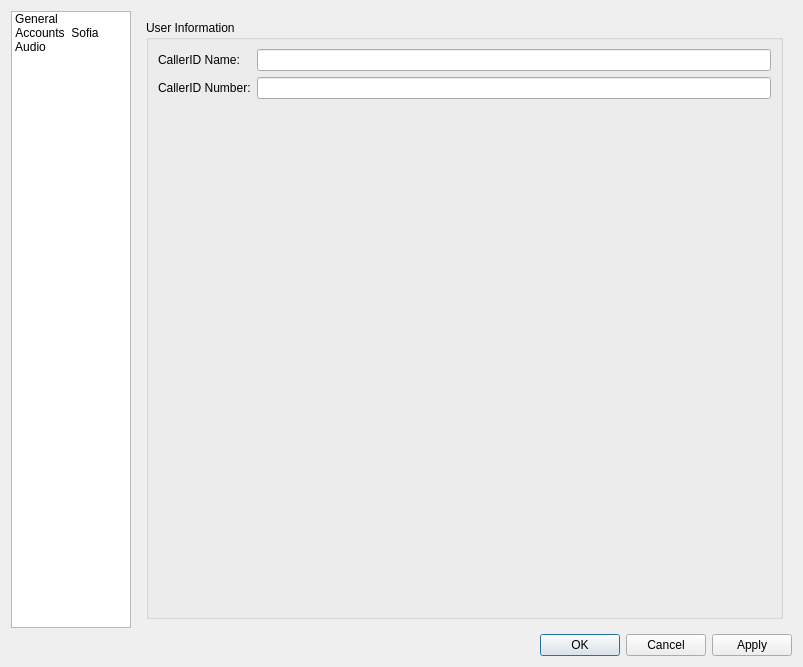
<?xml version="1.0" encoding="UTF-8"?>
<ui version="4.0">
 <class>PrefDialog</class>
 <widget class="QDialog" name="PrefDialog">
  <property name="geometry">
   <rect>
    <x>0</x>
    <y>0</y>
    <width>803</width>
    <height>667</height>
   </rect>
  </property>
  <property name="windowTitle">
   <string>Preferences</string>
  </property>
  <layout class="QVBoxLayout" name="verticalLayout_8">
   <item>
    <layout class="QHBoxLayout" name="horizontalLayout_7">
     <item>
      <widget class="QListWidget" name="listSections">
       <property name="minimumSize">
        <size>
         <width>120</width>
         <height>0</height>
        </size>
       </property>
       <property name="maximumSize">
        <size>
         <width>120</width>
         <height>16777215</height>
        </size>
       </property>
       <property name="showDropIndicator" stdset="0">
        <bool>false</bool>
       </property>
       <property name="dragDropMode">
        <enum>QAbstractItemView::NoDragDrop</enum>
       </property>
       <property name="iconSize">
        <size>
         <width>96</width>
         <height>84</height>
        </size>
       </property>
       <property name="movement">
        <enum>QListView::Static</enum>
       </property>
       <property name="flow">
        <enum>QListView::LeftToRight</enum>
       </property>
       <property name="isWrapping" stdset="0">
        <bool>true</bool>
       </property>
       <property name="spacing">
        <number>12</number>
       </property>
       <property name="viewMode">
        <enum>QListView::IconMode</enum>
       </property>
       <item>
        <property name="text">
         <string>General</string>
        </property>
        <property name="icon">
         <iconset resource="../resources.qrc">
          <normaloff>:/images/pref_general.jpg</normaloff>:/images/pref_general.jpg</iconset>
        </property>
       </item>
       <item>
        <property name="text">
         <string>Accounts</string>
        </property>
        <property name="icon">
         <iconset resource="../resources.qrc">
          <normaloff>:/images/pref_accounts.jpg</normaloff>:/images/pref_accounts.jpg</iconset>
        </property>
       </item>
       <item>
        <property name="text">
         <string>Sofia</string>
        </property>
        <property name="icon">
         <iconset resource="../resources.qrc">
          <normaloff>:/images/pref_sip.png</normaloff>:/images/pref_sip.png</iconset>
        </property>
       </item>
       <item>
        <property name="text">
         <string>Audio</string>
        </property>
        <property name="icon">
         <iconset resource="../resources.qrc">
          <normaloff>:/images/pref_audio.gif</normaloff>:/images/pref_audio.gif</iconset>
        </property>
       </item>
      </widget>
     </item>
     <item>
      <widget class="QStackedWidget" name="stackedWidget">
       <property name="currentIndex">
        <number>0</number>
       </property>
       <widget class="QWidget" name="generalPage">
        <layout class="QVBoxLayout" name="verticalLayout_3">
         <item>
          <widget class="QGroupBox" name="groupBox_5">
           <property name="title">
            <string>User Information</string>
           </property>
           <layout class="QFormLayout" name="formLayout_4">
            <item row="0" column="0">
             <widget class="QLabel" name="label_13">
              <property name="text">
               <string>CallerID Name:</string>
              </property>
             </widget>
            </item>
            <item row="0" column="1">
             <widget class="QLineEdit" name="PaCallerIdNameEdit"/>
            </item>
            <item row="1" column="0">
             <widget class="QLabel" name="label_14">
              <property name="text">
               <string>CallerID Number:</string>
              </property>
             </widget>
            </item>
            <item row="1" column="1">
             <widget class="QLineEdit" name="PaCallerIdNumEdit"/>
            </item>
           </layout>
          </widget>
         </item>
        </layout>
       </widget>
       <widget class="QWidget" name="accountsPage">
        <layout class="QHBoxLayout" name="horizontalLayout_5">
         <item>
          <widget class="QTableWidget" name="accountsTable">
           <property name="editTriggers">
            <set>QAbstractItemView::NoEditTriggers</set>
           </property>
           <property name="selectionBehavior">
            <enum>QAbstractItemView::SelectRows</enum>
           </property>
           <column>
            <property name="text">
             <string>Name</string>
            </property>
           </column>
           <column>
            <property name="text">
             <string>Username</string>
            </property>
           </column>
          </widget>
         </item>
         <item>
          <layout class="QVBoxLayout" name="verticalLayout_7">
           <item>
            <widget class="QPushButton" name="sofiaGwAddBtn">
             <property name="text">
              <string>Add</string>
             </property>
            </widget>
           </item>
           <item>
            <widget class="QPushButton" name="sofiaGwRemBtn">
             <property name="text">
              <string>Remove</string>
             </property>
            </widget>
           </item>
           <item>
            <widget class="QPushButton" name="sofiaGwEditBtn">
             <property name="enabled">
              <bool>true</bool>
             </property>
             <property name="text">
              <string>Edit</string>
             </property>
            </widget>
           </item>
           <item>
            <spacer name="verticalSpacer">
             <property name="orientation">
              <enum>Qt::Vertical</enum>
             </property>
             <property name="sizeHint" stdset="0">
              <size>
               <width>20</width>
               <height>40</height>
              </size>
             </property>
            </spacer>
           </item>
          </layout>
         </item>
        </layout>
       </widget>
       <widget class="QWidget" name="sofiaPage">
        <layout class="QVBoxLayout" name="verticalLayout_2">
         <item>
          <widget class="QTabWidget" name="tabWidget">
           <property name="currentIndex">
            <number>0</number>
           </property>
           <widget class="QWidget" name="tab">
            <attribute name="title">
             <string>General</string>
            </attribute>
            <layout class="QVBoxLayout" name="verticalLayout_5">
             <item>
              <widget class="QGroupBox" name="groupBox">
               <property name="title">
                <string>Global</string>
               </property>
               <layout class="QFormLayout" name="formLayout">
                <property name="fieldGrowthPolicy">
                 <enum>QFormLayout::AllNonFixedFieldsGrow</enum>
                </property>
                <item row="0" column="0">
                 <widget class="QLabel" name="label">
                  <property name="text">
                   <string>log-level</string>
                  </property>
                 </widget>
                </item>
                <item row="0" column="1">
                 <widget class="QSpinBox" name="sofiaLogLevelSpin"/>
                </item>
                <item row="1" column="0">
                 <widget class="QLabel" name="label_2">
                  <property name="text">
                   <string>auto-restart</string>
                  </property>
                 </widget>
                </item>
                <item row="1" column="1">
                 <widget class="QComboBox" name="sofiaAutoRestartCombo">
                  <item>
                   <property name="text">
                    <string>true</string>
                   </property>
                  </item>
                  <item>
                   <property name="text">
                    <string>false</string>
                   </property>
                  </item>
                 </widget>
                </item>
                <item row="2" column="0">
                 <widget class="QLabel" name="label_3">
                  <property name="text">
                   <string>debug-presence</string>
                  </property>
                 </widget>
                </item>
                <item row="2" column="1">
                 <widget class="QSpinBox" name="sofiaDebugPresenceSpin"/>
                </item>
                <item row="3" column="0">
                 <widget class="QLabel" name="label_15">
                  <property name="text">
                   <string>rewrite-multicasted-fs-path</string>
                  </property>
                 </widget>
                </item>
                <item row="3" column="1">
                 <widget class="QComboBox" name="sofiaRewriteMulticastedFsPathCombo">
                  <item>
                   <property name="text">
                    <string>false</string>
                   </property>
                  </item>
                  <item>
                   <property name="text">
                    <string>true</string>
                   </property>
                  </item>
                 </widget>
                </item>
               </layout>
              </widget>
             </item>
             <item>
              <widget class="QGroupBox" name="groupBox_6">
               <property name="sizePolicy">
                <sizepolicy hsizetype="Preferred" vsizetype="Expanding">
                 <horstretch>0</horstretch>
                 <verstretch>0</verstretch>
                </sizepolicy>
               </property>
               <property name="title">
                <string>Profile</string>
               </property>
               <layout class="QFormLayout" name="formLayout_6">
                <item row="0" column="0">
                 <widget class="QLabel" name="label_4">
                  <property name="text">
                   <string>user-agent-string</string>
                  </property>
                 </widget>
                </item>
                <item row="0" column="1">
                 <widget class="QLineEdit" name="sofiaUserAgentStringEdit">
                  <property name="text">
                   <string>FreeSWITCH/FSComm</string>
                  </property>
                 </widget>
                </item>
                <item row="1" column="0">
                 <widget class="QLabel" name="label_26">
                  <property name="text">
                   <string>hold-music</string>
                  </property>
                 </widget>
                </item>
                <item row="1" column="1">
                 <widget class="QLineEdit" name="sofiaHoldMusicEdit">
                  <property name="text">
                   <string>localstream://moh</string>
                  </property>
                 </widget>
                </item>
                <item row="2" column="0">
                 <widget class="QLabel" name="label_16">
                  <property name="text">
                   <string>context</string>
                  </property>
                 </widget>
                </item>
                <item row="2" column="1">
                 <widget class="QLineEdit" name="sofiaContextEdit">
                  <property name="text">
                   <string>public</string>
                  </property>
                 </widget>
                </item>
                <item row="3" column="0">
                 <widget class="QLabel" name="label_19">
                  <property name="text">
                   <string>dialplan</string>
                  </property>
                 </widget>
                </item>
                <item row="3" column="1">
                 <widget class="QLineEdit" name="sofiaDialplanEdit">
                  <property name="text">
                   <string>XML</string>
                  </property>
                 </widget>
                </item>
               </layout>
              </widget>
             </item>
            </layout>
           </widget>
           <widget class="QWidget" name="tab_2">
            <attribute name="title">
             <string>Network</string>
            </attribute>
            <layout class="QVBoxLayout" name="verticalLayout_4">
             <item>
              <widget class="QGroupBox" name="groupBox_2">
               <property name="title">
                <string>Softphone Profile</string>
               </property>
               <layout class="QFormLayout" name="formLayout_2">
                <property name="fieldGrowthPolicy">
                 <enum>QFormLayout::AllNonFixedFieldsGrow</enum>
                </property>
                <item row="0" column="0">
                 <widget class="QLabel" name="label_18">
                  <property name="text">
                   <string>sip-port</string>
                  </property>
                 </widget>
                </item>
                <item row="0" column="1">
                 <widget class="QSpinBox" name="sofiaSipPortSpin">
                  <property name="minimum">
                   <number>1</number>
                  </property>
                  <property name="maximum">
                   <number>65535</number>
                  </property>
                  <property name="value">
                   <number>12345</number>
                  </property>
                 </widget>
                </item>
                <item row="1" column="0">
                 <widget class="QLabel" name="label_22">
                  <property name="text">
                   <string>use-rtp-timer</string>
                  </property>
                 </widget>
                </item>
                <item row="1" column="1">
                 <widget class="QComboBox" name="sofiaUseRtpTimerCombo">
                  <item>
                   <property name="text">
                    <string>true</string>
                   </property>
                  </item>
                  <item>
                   <property name="text">
                    <string>false</string>
                   </property>
                  </item>
                 </widget>
                </item>
                <item row="2" column="0">
                 <widget class="QLabel" name="label_24">
                  <property name="text">
                   <string>rtp-ip</string>
                  </property>
                 </widget>
                </item>
                <item row="2" column="1">
                 <widget class="QLineEdit" name="sofiaRtpIpEdit">
                  <property name="text">
                   <string>auto</string>
                  </property>
                 </widget>
                </item>
                <item row="3" column="0">
                 <widget class="QLabel" name="label_25">
                  <property name="text">
                   <string>sip-ip</string>
                  </property>
                 </widget>
                </item>
                <item row="3" column="1">
                 <widget class="QLineEdit" name="sofiaSipIpEdit">
                  <property name="text">
                   <string>auto</string>
                  </property>
                 </widget>
                </item>
                <item row="4" column="0">
                 <widget class="QLabel" name="label_27">
                  <property name="text">
                   <string>apply-nat-acl</string>
                  </property>
                 </widget>
                </item>
                <item row="4" column="1">
                 <widget class="QLineEdit" name="sofiaApplyNatAclEdit">
                  <property name="text">
                   <string>rfc1918</string>
                  </property>
                 </widget>
                </item>
                <item row="5" column="0">
                 <widget class="QLabel" name="label_34">
                  <property name="text">
                   <string>ext-rtp-ip</string>
                  </property>
                 </widget>
                </item>
                <item row="5" column="1">
                 <widget class="QLineEdit" name="sofiaExtRtpIpEdit">
                  <property name="text">
                   <string>stun:stun.freeswitch.org</string>
                  </property>
                 </widget>
                </item>
                <item row="6" column="0">
                 <widget class="QLabel" name="label_35">
                  <property name="text">
                   <string>ext-sip-ip</string>
                  </property>
                 </widget>
                </item>
                <item row="6" column="1">
                 <widget class="QLineEdit" name="sofiaExtSipIpEdit">
                  <property name="text">
                   <string>stun:stun.freeswitch.org</string>
                  </property>
                 </widget>
                </item>
               </layout>
              </widget>
             </item>
            </layout>
           </widget>
           <widget class="QWidget" name="tab_4">
            <attribute name="title">
             <string>Codecs</string>
            </attribute>
            <layout class="QFormLayout" name="formLayout_7">
             <property name="fieldGrowthPolicy">
              <enum>QFormLayout::AllNonFixedFieldsGrow</enum>
             </property>
             <item row="0" column="0">
              <widget class="QLabel" name="label_30">
               <property name="text">
                <string>inbound-codec-negotiation</string>
               </property>
              </widget>
             </item>
             <item row="0" column="1">
              <widget class="QComboBox" name="sofiaInboundCodecNegotiationCombo">
               <item>
                <property name="text">
                 <string>generous</string>
                </property>
               </item>
               <item>
                <property name="text">
                 <string>greedy</string>
                </property>
               </item>
              </widget>
             </item>
             <item row="1" column="0">
              <widget class="QLabel" name="label_42">
               <property name="text">
                <string>Codecs</string>
               </property>
              </widget>
             </item>
             <item row="1" column="1">
              <widget class="CodecWidget" name="sofiaProfileCodecWidget" native="true"/>
             </item>
            </layout>
           </widget>
           <widget class="QWidget" name="tab_3">
            <attribute name="title">
             <string>Advanced</string>
            </attribute>
            <layout class="QVBoxLayout" name="verticalLayout_6">
             <item>
              <widget class="QGroupBox" name="groupBox_7">
               <property name="title">
                <string>Profile</string>
               </property>
               <layout class="QFormLayout" name="formLayout_8">
                <item row="0" column="0">
                 <widget class="QLabel" name="label_17">
                  <property name="text">
                   <string>rfc2833-pt</string>
                  </property>
                 </widget>
                </item>
                <item row="0" column="1">
                 <widget class="QLineEdit" name="sofiaRfc2833PtEdit">
                  <property name="text">
                   <string>101</string>
                  </property>
                 </widget>
                </item>
                <item row="1" column="0">
                 <widget class="QLabel" name="label_5">
                  <property name="text">
                   <string>debug</string>
                  </property>
                 </widget>
                </item>
                <item row="1" column="1">
                 <widget class="QSpinBox" name="sofiaDebugSpin"/>
                </item>
                <item row="2" column="0">
                 <widget class="QLabel" name="label_6">
                  <property name="text">
                   <string>sip-trace</string>
                  </property>
                 </widget>
                </item>
                <item row="2" column="1">
                 <widget class="QComboBox" name="sofiaSipTraceCombo">
                  <item>
                   <property name="text">
                    <string>false</string>
                   </property>
                  </item>
                  <item>
                   <property name="text">
                    <string>true</string>
                   </property>
                  </item>
                 </widget>
                </item>
                <item row="3" column="0">
                 <widget class="QLabel" name="label_20">
                  <property name="text">
                   <string>dtmf-duration</string>
                  </property>
                 </widget>
                </item>
                <item row="3" column="1">
                 <widget class="QSpinBox" name="sofiaDtmfDurationSpin">
                  <property name="maximum">
                   <number>1000</number>
                  </property>
                  <property name="value">
                   <number>100</number>
                  </property>
                 </widget>
                </item>
                <item row="4" column="0">
                 <widget class="QLabel" name="label_23">
                  <property name="text">
                   <string>rtp-timer-name</string>
                  </property>
                 </widget>
                </item>
                <item row="4" column="1">
                 <widget class="QLineEdit" name="sofiaRtpTimerNameEdit">
                  <property name="text">
                   <string>soft</string>
                  </property>
                 </widget>
                </item>
                <item row="5" column="0">
                 <widget class="QLabel" name="label_28">
                  <property name="text">
                   <string>manage-presence</string>
                  </property>
                 </widget>
                </item>
                <item row="5" column="1">
                 <widget class="QComboBox" name="sofiaManagePresenceCombo">
                  <item>
                   <property name="text">
                    <string>false</string>
                   </property>
                  </item>
                  <item>
                   <property name="text">
                    <string>true</string>
                   </property>
                  </item>
                 </widget>
                </item>
                <item row="6" column="0">
                 <widget class="QLabel" name="label_29">
                  <property name="text">
                   <string>max-proceeding</string>
                  </property>
                 </widget>
                </item>
                <item row="6" column="1">
                 <widget class="QSpinBox" name="sofiaMaxProceedingEdit">
                  <property name="value">
                   <number>3</number>
                  </property>
                 </widget>
                </item>
                <item row="7" column="0">
                 <widget class="QLabel" name="label_31">
                  <property name="text">
                   <string>nonce-ttl</string>
                  </property>
                 </widget>
                </item>
                <item row="7" column="1">
                 <widget class="QSpinBox" name="sofiaNonceTtlSpin">
                  <property name="value">
                   <number>60</number>
                  </property>
                 </widget>
                </item>
                <item row="8" column="0">
                 <widget class="QLabel" name="label_36">
                  <property name="text">
                   <string>rtp-timeout-sec</string>
                  </property>
                 </widget>
                </item>
                <item row="8" column="1">
                 <widget class="QSpinBox" name="sofiaRtpTimeoutSecSpin">
                  <property name="maximum">
                   <number>1000</number>
                  </property>
                  <property name="value">
                   <number>300</number>
                  </property>
                 </widget>
                </item>
                <item row="9" column="0">
                 <widget class="QLabel" name="label_37">
                  <property name="text">
                   <string>rtp-hold-timeout-sec</string>
                  </property>
                 </widget>
                </item>
                <item row="9" column="1">
                 <widget class="QSpinBox" name="sofiaRtpHoldTimeoutSecSpin">
                  <property name="maximum">
                   <number>5000</number>
                  </property>
                  <property name="value">
                   <number>1800</number>
                  </property>
                 </widget>
                </item>
                <item row="10" column="0">
                 <widget class="QLabel" name="label_32">
                  <property name="text">
                   <string>auth-calls</string>
                  </property>
                 </widget>
                </item>
                <item row="10" column="1">
                 <widget class="QComboBox" name="sofiaAuthCallsCombo">
                  <item>
                   <property name="text">
                    <string>false</string>
                   </property>
                  </item>
                  <item>
                   <property name="text">
                    <string>true</string>
                   </property>
                  </item>
                 </widget>
                </item>
                <item row="11" column="0">
                 <widget class="QLabel" name="label_33">
                  <property name="text">
                   <string>auth-all-packets</string>
                  </property>
                 </widget>
                </item>
                <item row="11" column="1">
                 <widget class="QComboBox" name="sofiaAuthAllPacketsCombo">
                  <item>
                   <property name="text">
                    <string>false</string>
                   </property>
                  </item>
                  <item>
                   <property name="text">
                    <string>true</string>
                   </property>
                  </item>
                 </widget>
                </item>
                <item row="12" column="0">
                 <widget class="QLabel" name="label_38">
                  <property name="text">
                   <string>disable-register</string>
                  </property>
                 </widget>
                </item>
                <item row="12" column="1">
                 <widget class="QComboBox" name="sofiaDisableRegisterCombo">
                  <item>
                   <property name="text">
                    <string>true</string>
                   </property>
                  </item>
                  <item>
                   <property name="text">
                    <string>false</string>
                   </property>
                  </item>
                 </widget>
                </item>
                <item row="13" column="0">
                 <widget class="QLabel" name="label_39">
                  <property name="text">
                   <string>challenge-realm</string>
                  </property>
                 </widget>
                </item>
                <item row="13" column="1">
                 <widget class="QComboBox" name="sofiaChallengeRealmCombo">
                  <item>
                   <property name="text">
                    <string>auto_from</string>
                   </property>
                  </item>
                  <item>
                   <property name="text">
                    <string>auto_to</string>
                   </property>
                  </item>
                 </widget>
                </item>
               </layout>
              </widget>
             </item>
            </layout>
           </widget>
          </widget>
         </item>
        </layout>
       </widget>
       <widget class="QWidget" name="portaudioPage">
        <layout class="QVBoxLayout" name="verticalLayout">
         <item>
          <widget class="QTabWidget" name="tabWidget_2">
           <property name="currentIndex">
            <number>0</number>
           </property>
           <widget class="QWidget" name="tab_5">
            <attribute name="title">
             <string>General</string>
            </attribute>
            <layout class="QVBoxLayout" name="verticalLayout_9">
             <item>
              <widget class="QGroupBox" name="groupBox_3">
               <property name="sizePolicy">
                <sizepolicy hsizetype="Minimum" vsizetype="Minimum">
                 <horstretch>0</horstretch>
                 <verstretch>0</verstretch>
                </sizepolicy>
               </property>
               <property name="title">
                <string>Devices</string>
               </property>
               <layout class="QFormLayout" name="formLayout_3">
                <item row="0" column="0">
                 <widget class="QLabel" name="label_7">
                  <property name="text">
                   <string>indev</string>
                  </property>
                 </widget>
                </item>
                <item row="0" column="1">
                 <widget class="QComboBox" name="PaIndevCombo"/>
                </item>
                <item row="1" column="0">
                 <widget class="QLabel" name="label_8">
                  <property name="text">
                   <string>outdev</string>
                  </property>
                 </widget>
                </item>
                <item row="1" column="1">
                 <layout class="QHBoxLayout" name="horizontalLayout_3">
                  <item>
                   <widget class="QComboBox" name="PaOutdevCombo"/>
                  </item>
                  <item>
                   <widget class="QPushButton" name="PaOutdevTestBtn">
                    <property name="enabled">
                     <bool>false</bool>
                    </property>
                    <property name="maximumSize">
                     <size>
                      <width>86</width>
                      <height>27</height>
                     </size>
                    </property>
                    <property name="text">
                     <string>Test</string>
                    </property>
                   </widget>
                  </item>
                 </layout>
                </item>
                <item row="2" column="0">
                 <widget class="QLabel" name="label_9">
                  <property name="text">
                   <string>rindgev</string>
                  </property>
                 </widget>
                </item>
                <item row="2" column="1">
                 <layout class="QHBoxLayout" name="horizontalLayout_2">
                  <item>
                   <widget class="QComboBox" name="PaRingdevCombo"/>
                  </item>
                  <item>
                   <widget class="QPushButton" name="PaRingdevTestBtn">
                    <property name="enabled">
                     <bool>true</bool>
                    </property>
                    <property name="maximumSize">
                     <size>
                      <width>86</width>
                      <height>27</height>
                     </size>
                    </property>
                    <property name="text">
                     <string>Test</string>
                    </property>
                   </widget>
                  </item>
                 </layout>
                </item>
                <item row="3" column="1">
                 <layout class="QHBoxLayout" name="horizontalLayout_6">
                  <item>
                   <widget class="QPushButton" name="PaLoopTestBtn">
                    <property name="text">
                     <string>Loop Test</string>
                    </property>
                   </widget>
                  </item>
                  <item>
                   <widget class="QPushButton" name="PaRefreshDevListBtn">
                    <property name="text">
                     <string>Refresh DevList</string>
                    </property>
                   </widget>
                  </item>
                 </layout>
                </item>
                <item row="4" column="0">
                 <widget class="QLabel" name="label_40">
                  <property name="text">
                   <string>Sample Rate</string>
                  </property>
                 </widget>
                </item>
                <item row="4" column="1">
                 <widget class="QLineEdit" name="PaSampleRateEdit">
                  <property name="text">
                   <string>16000</string>
                  </property>
                 </widget>
                </item>
                <item row="5" column="0">
                 <widget class="QLabel" name="label_41">
                  <property name="text">
                   <string>Codec MS</string>
                  </property>
                 </widget>
                </item>
                <item row="5" column="1">
                 <widget class="QLineEdit" name="PaCodecMSEdit">
                  <property name="text">
                   <string>10</string>
                  </property>
                 </widget>
                </item>
               </layout>
              </widget>
             </item>
             <item>
              <widget class="QGroupBox" name="groupBox_4">
               <property name="sizePolicy">
                <sizepolicy hsizetype="Preferred" vsizetype="Expanding">
                 <horstretch>0</horstretch>
                 <verstretch>0</verstretch>
                </sizepolicy>
               </property>
               <property name="title">
                <string>Files</string>
               </property>
               <layout class="QFormLayout" name="formLayout_5">
                <item row="0" column="0">
                 <widget class="QLabel" name="label_10">
                  <property name="text">
                   <string>ring-file</string>
                  </property>
                 </widget>
                </item>
                <item row="0" column="1">
                 <layout class="QHBoxLayout" name="horizontalLayout_4">
                  <item>
                   <widget class="QLineEdit" name="PaRingFileEdit">
                    <property name="text">
                     <string>tone_stream://%(2000,4000,440.0,480.0);loops=20</string>
                    </property>
                   </widget>
                  </item>
                  <item>
                   <widget class="QPushButton" name="PaRingFileBtn">
                    <property name="text">
                     <string>Open</string>
                    </property>
                   </widget>
                  </item>
                 </layout>
                </item>
                <item row="1" column="0">
                 <widget class="QLabel" name="label_12">
                  <property name="text">
                   <string>ring-interval</string>
                  </property>
                 </widget>
                </item>
                <item row="1" column="1">
                 <widget class="QSpinBox" name="PaRingIntervalSpin">
                  <property name="value">
                   <number>5</number>
                  </property>
                 </widget>
                </item>
                <item row="2" column="0">
                 <widget class="QLabel" name="label_11">
                  <property name="text">
                   <string>hold-file</string>
                  </property>
                 </widget>
                </item>
                <item row="2" column="1">
                 <layout class="QHBoxLayout" name="horizontalLayout">
                  <item>
                   <widget class="QLineEdit" name="PaHoldFileEdit">
                    <property name="readOnly">
                     <bool>true</bool>
                    </property>
                   </widget>
                  </item>
                  <item>
                   <widget class="QPushButton" name="PaHoldFileBtn">
                    <property name="text">
                     <string>Open</string>
                    </property>
                   </widget>
                  </item>
                 </layout>
                </item>
               </layout>
              </widget>
             </item>
            </layout>
           </widget>
           <widget class="QWidget" name="tab_6">
            <attribute name="title">
             <string>Preprocessor</string>
            </attribute>
            <layout class="QFormLayout" name="formLayout_9">
             <item row="0" column="0" colspan="2">
              <widget class="QLabel" name="label_21">
               <property name="text">
                <string>Echo canceller</string>
               </property>
              </widget>
             </item>
             <item row="1" column="1">
              <widget class="QCheckBox" name="checkAECRead">
               <property name="text">
                <string>read</string>
               </property>
              </widget>
             </item>
             <item row="2" column="1">
              <widget class="QCheckBox" name="checkAECWrite">
               <property name="text">
                <string>write</string>
               </property>
              </widget>
             </item>
             <item row="3" column="1">
              <widget class="QLabel" name="label_45">
               <property name="text">
                <string>Tail</string>
               </property>
              </widget>
             </item>
             <item row="4" column="1">
              <widget class="QSpinBox" name="spinAECTail"/>
             </item>
             <item row="5" column="0" colspan="2">
              <widget class="QLabel" name="label_43">
               <property name="text">
                <string>Echo Suppressor</string>
               </property>
              </widget>
             </item>
             <item row="6" column="1">
              <widget class="QCheckBox" name="checkESRead">
               <property name="text">
                <string>read</string>
               </property>
              </widget>
             </item>
             <item row="7" column="1">
              <widget class="QCheckBox" name="checkESWrite">
               <property name="text">
                <string>write</string>
               </property>
              </widget>
             </item>
             <item row="8" column="1">
              <widget class="QLabel" name="label_46">
               <property name="text">
                <string>Db</string>
               </property>
              </widget>
             </item>
             <item row="9" column="1">
              <widget class="QSpinBox" name="spinESDb">
               <property name="minimum">
                <number>-99</number>
               </property>
               <property name="maximum">
                <number>0</number>
               </property>
              </widget>
             </item>
             <item row="10" column="0" colspan="2">
              <widget class="QLabel" name="label_47">
               <property name="text">
                <string>Noise Supressor</string>
               </property>
              </widget>
             </item>
             <item row="11" column="1">
              <widget class="QCheckBox" name="checkNSRead">
               <property name="text">
                <string>read</string>
               </property>
              </widget>
             </item>
             <item row="12" column="1">
              <widget class="QCheckBox" name="checkNSWrite">
               <property name="text">
                <string>write</string>
               </property>
              </widget>
             </item>
             <item row="13" column="1">
              <widget class="QLabel" name="label_48">
               <property name="text">
                <string>Db</string>
               </property>
              </widget>
             </item>
             <item row="14" column="1">
              <widget class="QSpinBox" name="spinNSDb"/>
             </item>
             <item row="16" column="1">
              <widget class="QCheckBox" name="checkAGCRead">
               <property name="text">
                <string>read</string>
               </property>
              </widget>
             </item>
             <item row="17" column="1">
              <widget class="QCheckBox" name="checkAGCWrite">
               <property name="text">
                <string>write</string>
               </property>
              </widget>
             </item>
             <item row="18" column="1">
              <widget class="QSpinBox" name="spinAGC"/>
             </item>
             <item row="15" column="0">
              <widget class="QLabel" name="label_44">
               <property name="text">
                <string>AGC</string>
               </property>
              </widget>
             </item>
             <item row="19" column="1">
              <widget class="QPushButton" name="btnApplyPreprocessor">
               <property name="text">
                <string>Apply</string>
               </property>
               <property name="checkable">
                <bool>true</bool>
               </property>
              </widget>
             </item>
            </layout>
           </widget>
          </widget>
         </item>
        </layout>
       </widget>
      </widget>
     </item>
    </layout>
   </item>
   <item>
    <widget class="QDialogButtonBox" name="buttonBox">
     <property name="orientation">
      <enum>Qt::Horizontal</enum>
     </property>
     <property name="standardButtons">
      <set>QDialogButtonBox::Apply|QDialogButtonBox::Cancel|QDialogButtonBox::Ok</set>
     </property>
    </widget>
   </item>
  </layout>
 </widget>
 <customwidgets>
  <customwidget>
   <class>CodecWidget</class>
   <extends>QWidget</extends>
   <header>widgets/codecwidget.h</header>
   <container>1</container>
  </customwidget>
 </customwidgets>
 <resources>
  <include location="../resources.qrc"/>
 </resources>
 <connections>
  <connection>
   <sender>buttonBox</sender>
   <signal>accepted()</signal>
   <receiver>PrefDialog</receiver>
   <slot>accept()</slot>
   <hints>
    <hint type="sourcelabel">
     <x>544</x>
     <y>224</y>
    </hint>
    <hint type="destinationlabel">
     <x>157</x>
     <y>246</y>
    </hint>
   </hints>
  </connection>
  <connection>
   <sender>buttonBox</sender>
   <signal>rejected()</signal>
   <receiver>PrefDialog</receiver>
   <slot>reject()</slot>
   <hints>
    <hint type="sourcelabel">
     <x>544</x>
     <y>230</y>
    </hint>
    <hint type="destinationlabel">
     <x>286</x>
     <y>246</y>
    </hint>
   </hints>
  </connection>
  <connection>
   <sender>listSections</sender>
   <signal>currentRowChanged(int)</signal>
   <receiver>stackedWidget</receiver>
   <slot>setCurrentIndex(int)</slot>
   <hints>
    <hint type="sourcelabel">
     <x>180</x>
     <y>83</y>
    </hint>
    <hint type="destinationlabel">
     <x>524</x>
     <y>102</y>
    </hint>
   </hints>
  </connection>
 </connections>
</ui>
